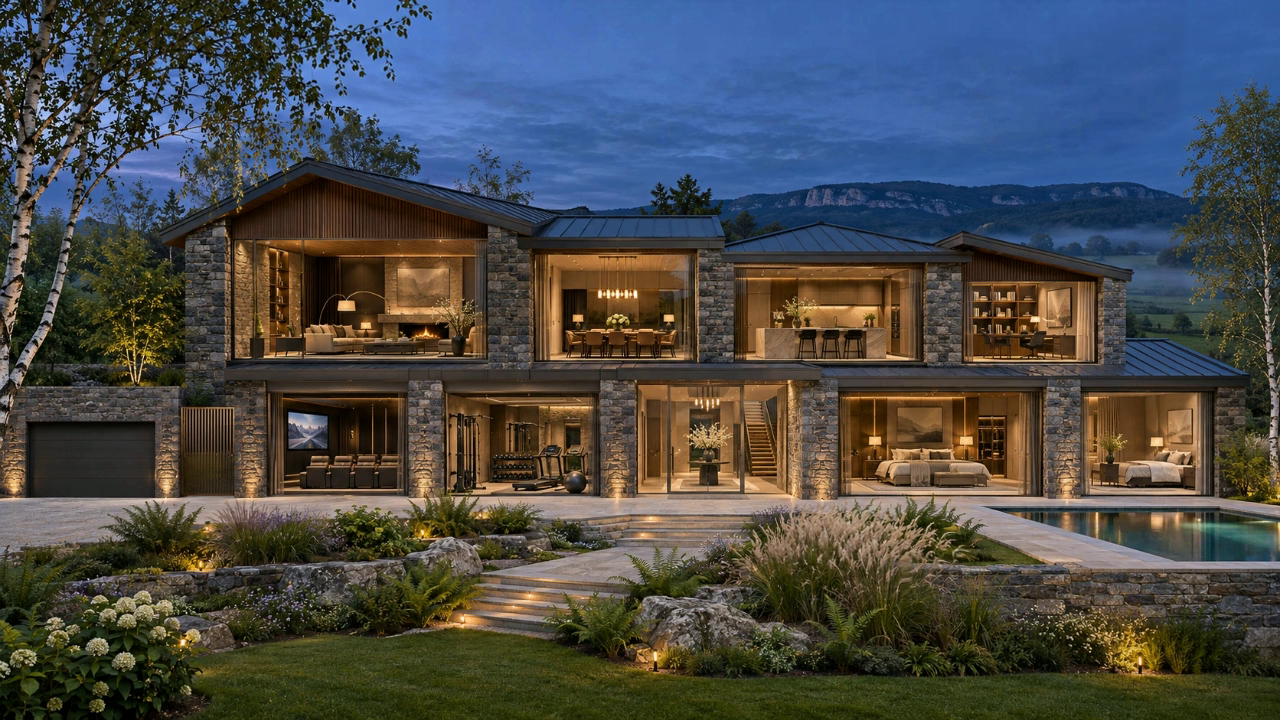
#> input picture frame 0 of apps/showcase/public/showcases/villa-stark/assets/video/landscape-exterior-loop-v4.mp4, 1280 x 720 px
$ python check-motion.py
#> lines starting #> are read from the running program, lines starting #| are printed output that depends on the picture; after the words box and inside, x2 and y2 are one past the last pixel; in counts of white or black regions, pixels touching at a corner belong together
from pathlib import Path
import cv2,numpy as np,json
ROOT=Path.cwd();D=ROOT/'docs/verification/2026-11-28-exterieur-fixe'
ROIS={'left_trunk':[13,420,22,80],'right_trunk':[1635,340,18,100],'rock_main':[552,726,42,30],'rock_right':[900,805,65,35],'rock_left':[125,806,40,24],'lower_steps':[646,773,85,35],'upper_steps':[805,672,80,22],'roof':[810,294,55,15],'fern_left':[487,779,43,30],'fern_right':[843,741,67,28],'tree_leaves':[250,15,80,45],'grass':[1050,680,85,70],'above_roof_leaves':[650,237,35,25]}
MOVING=['fern_left','fern_right','tree_leaves','grass','above_roof_leaves']
cv2.setNumThreads(2)
c=cv2.VideoCapture(str(ROOT/'public/showcases/villa-stark/assets/video/landscape-exterior-loop-v4.mp4'));frames=[]
for n in [0,48,96,144,192,240,288,336]:
 c.set(cv2.CAP_PROP_POS_FRAMES,n);ok,f=c.read()
 if not ok:raise RuntimeError('Incomplete video')
 frames.append(cv2.cvtColor(f,cv2.COLOR_BGR2GRAY))
#> this loop made 8 passes
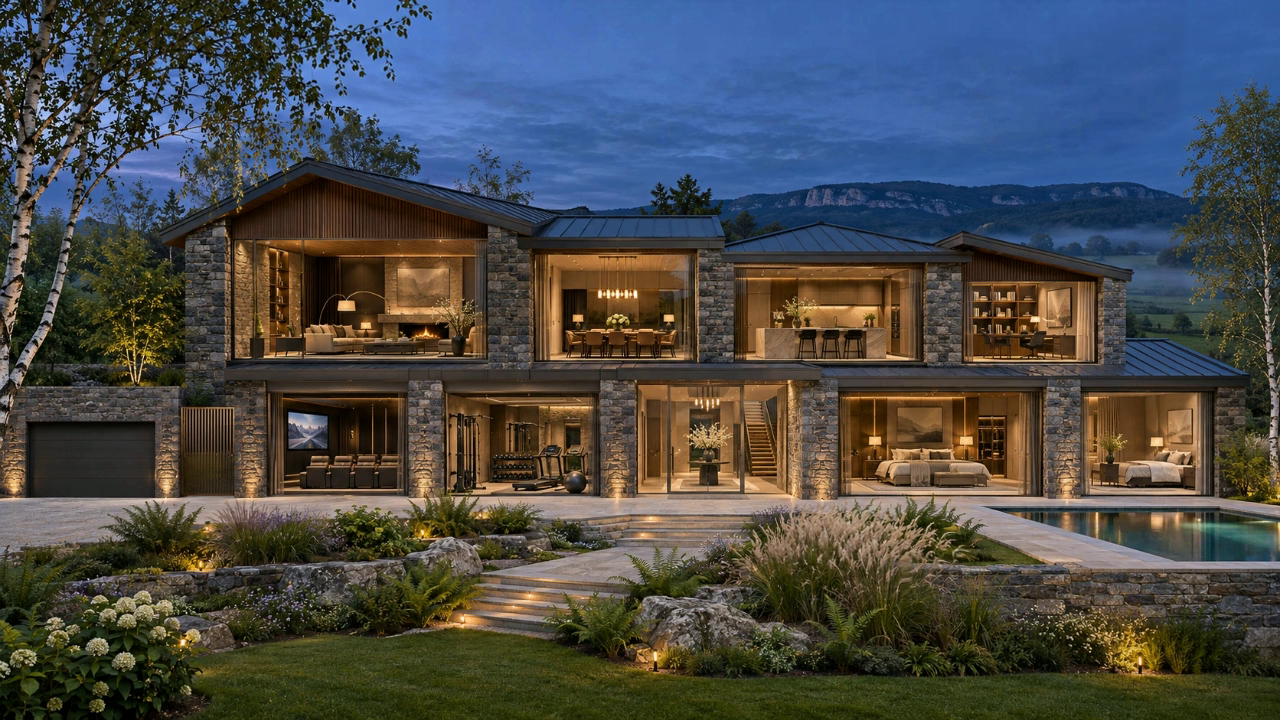
#> input picture frame 0 of apps/showcase/public/showcases/villa-stark/assets/video/landscape-exterior-loop-v4.mp4, 1280 x 720 px
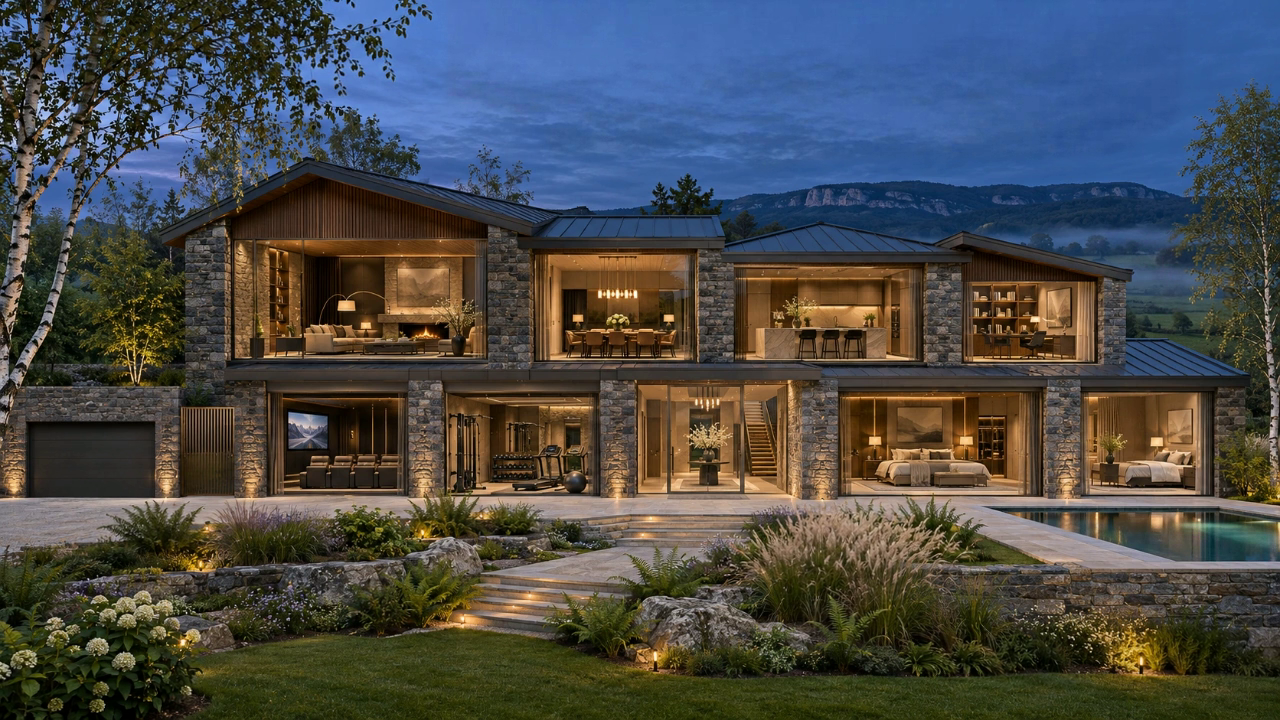
#> input picture frame 48 of apps/showcase/public/showcases/villa-stark/assets/video/landscape-exterior-loop-v4.mp4, 1280 x 720 px
#> after the loop:
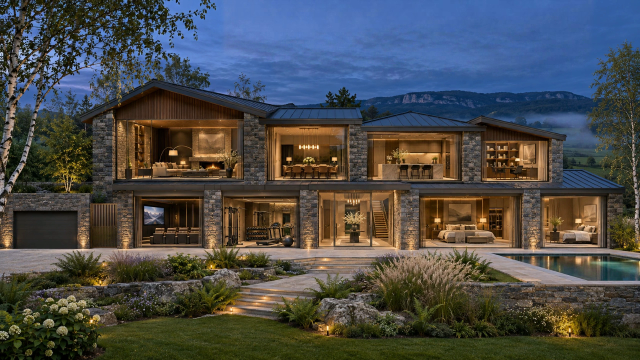
#> f: shape (720, 1280, 3) (shown at 1/2 size); mean B, G, R 75.6, 75.8, 74.4
#> after the loop, frames = 8 items
c.release();h,w=frames[0].shape;result={}
for name,(x,y,rw,rh) in ROIS.items():
 mask=np.zeros((h,w),np.uint8);xx=int(x*w/1672);yy=int(y*h/941);ww=max(2,int(rw*w/1672));hh=max(2,int(rh*h/941));mask[yy:yy+hh,xx:xx+ww]=255
 pts=cv2.goodFeaturesToTrack(frames[0],maxCorners=40,qualityLevel=.015,minDistance=2,mask=mask);distances=[]
 if pts is not None:
  for f in frames[1:]:
   q,status,err=cv2.calcOpticalFlowPyrLK(frames[0],f,pts,None,winSize=(15,15),maxLevel=2);good=status[:,0]==1;distances.extend(np.linalg.norm(q[good]-pts[good],axis=2).flatten().tolist())
 result[name]={'roiPhoto':[x,y,rw,rh],'p90':round(float(np.percentile(distances,90)),3) if distances else None,'samples':len(distances)}
 print(name,result[name],flush=True)
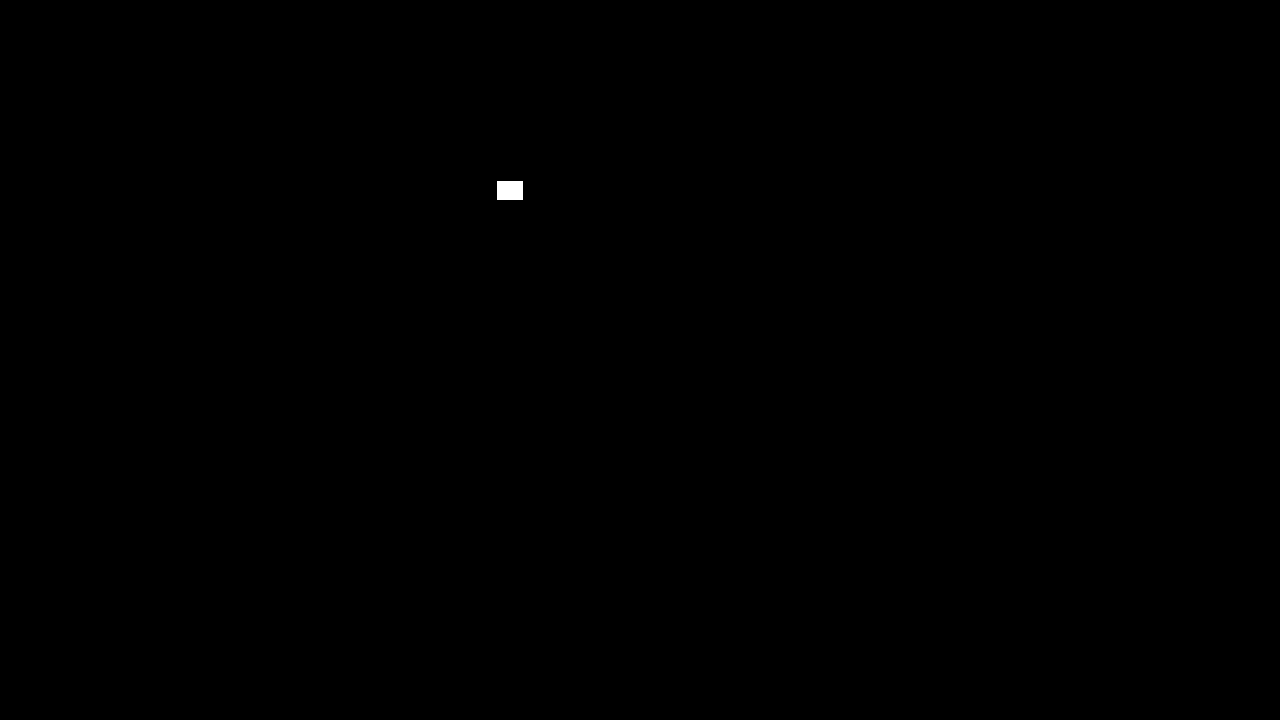
#> mask: shape (720, 1280); 0.05% white; 1 white region, box (x1, y1, x2, y2) and area: (497, 181, 523, 200) 494
#> after the loop, result = 13 items
(D/'motion-v4.json').write_text(json.dumps(result,indent=2))
fail=[(k,v['p90']) for k,v in result.items() if k not in MOVING and (v['p90'] is None or v['p90']>.5)]
#> fail = []
fail += [(k,v['p90']) for k,v in result.items() if k in MOVING and (v['p90'] is None or v['p90']<(1.0 if k=='above_roof_leaves' else 1.5))]
print('FAILURES',fail)
#| FAILURES []
if fail:raise SystemExit(1)

$ run again, starting later in the video
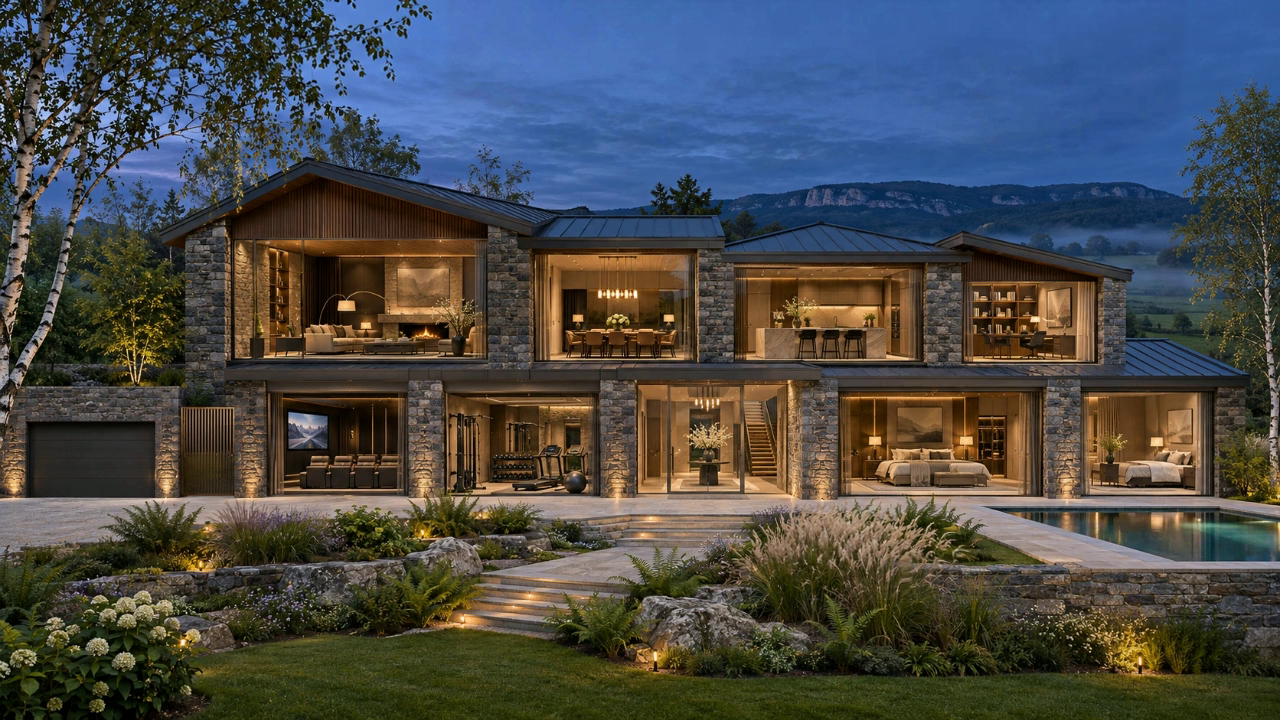
#> input picture frame 0 of apps/showcase/public/showcases/villa-stark/assets/video/landscape-exterior-loop-v4.mp4, 1280 x 720 px
#> the loop `for n in [0,48,96,144,192,240,288,336]:` made 8 passes
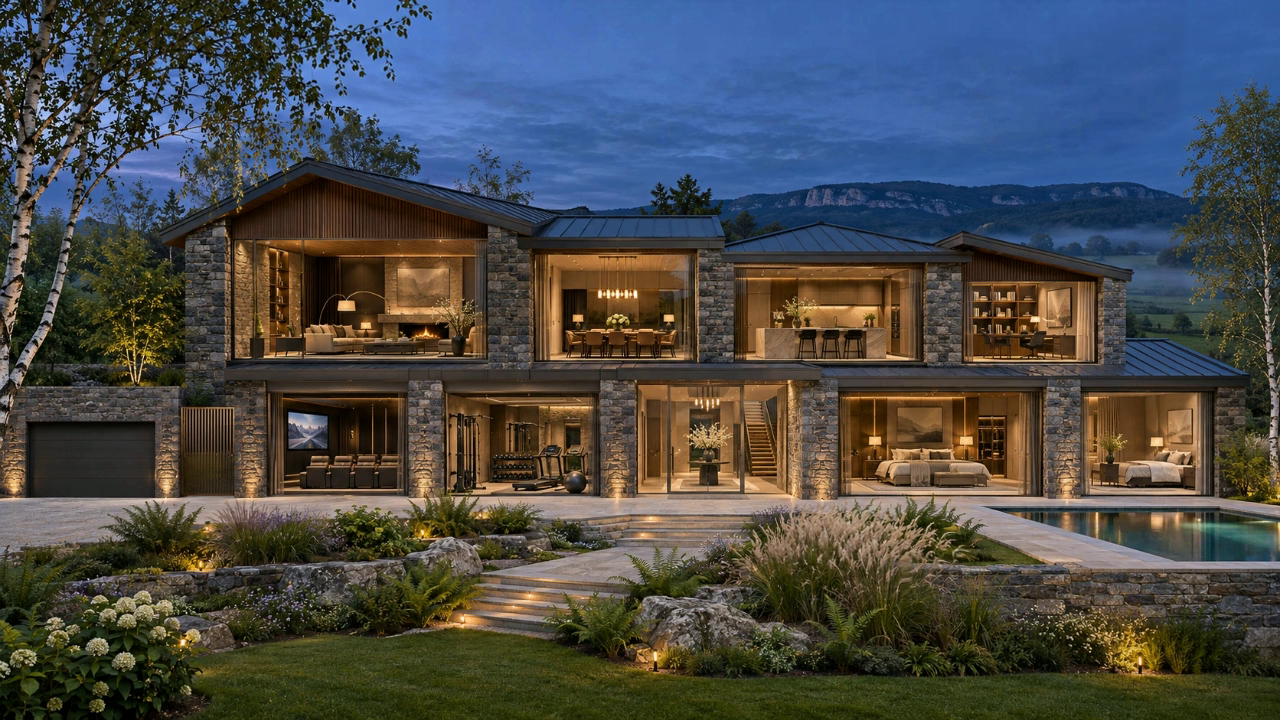
#> input picture frame 0 of apps/showcase/public/showcases/villa-stark/assets/video/landscape-exterior-loop-v4.mp4, 1280 x 720 px
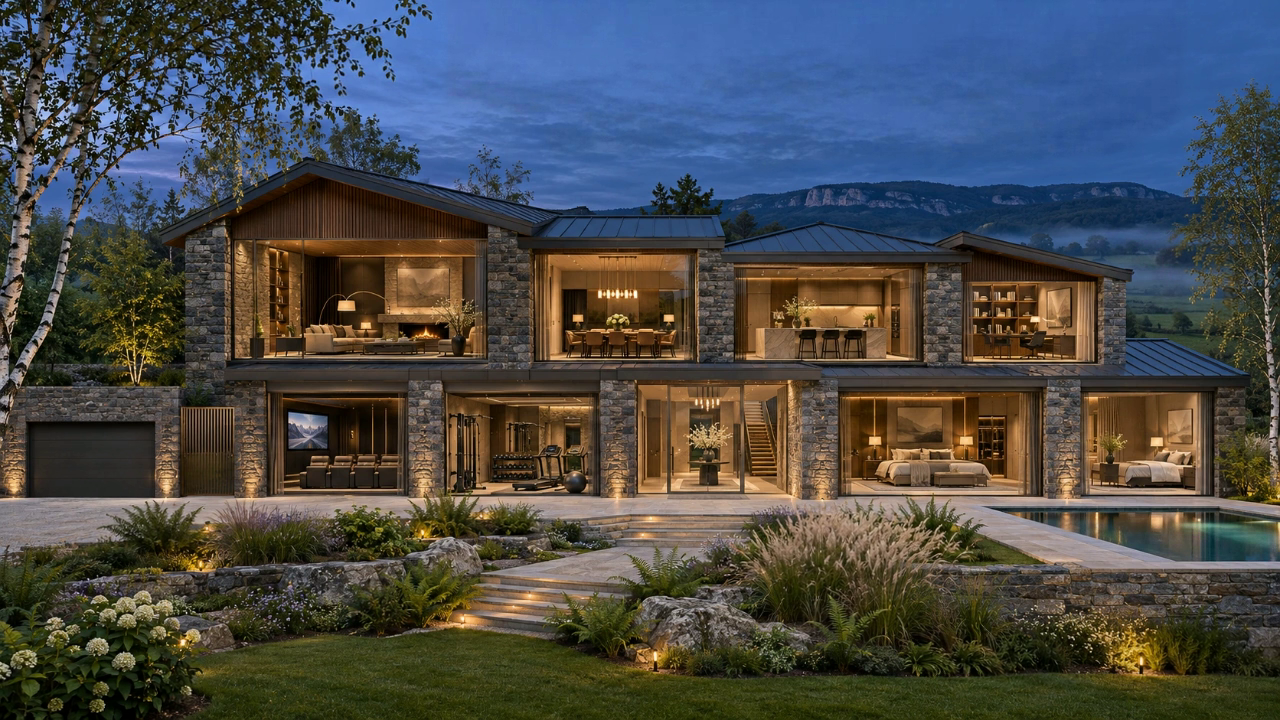
#> input picture frame 48 of apps/showcase/public/showcases/villa-stark/assets/video/landscape-exterior-loop-v4.mp4, 1280 x 720 px
#> after the loop `for n in [0,48,96,144,192,240,288,336]:`: frames = 8 items
#> after the loop `for name,(x,y,rw,rh) in ROIS.items():`: result = 13 items
#> fail = []
#| FAILURES []

$ run again, starting later in the video
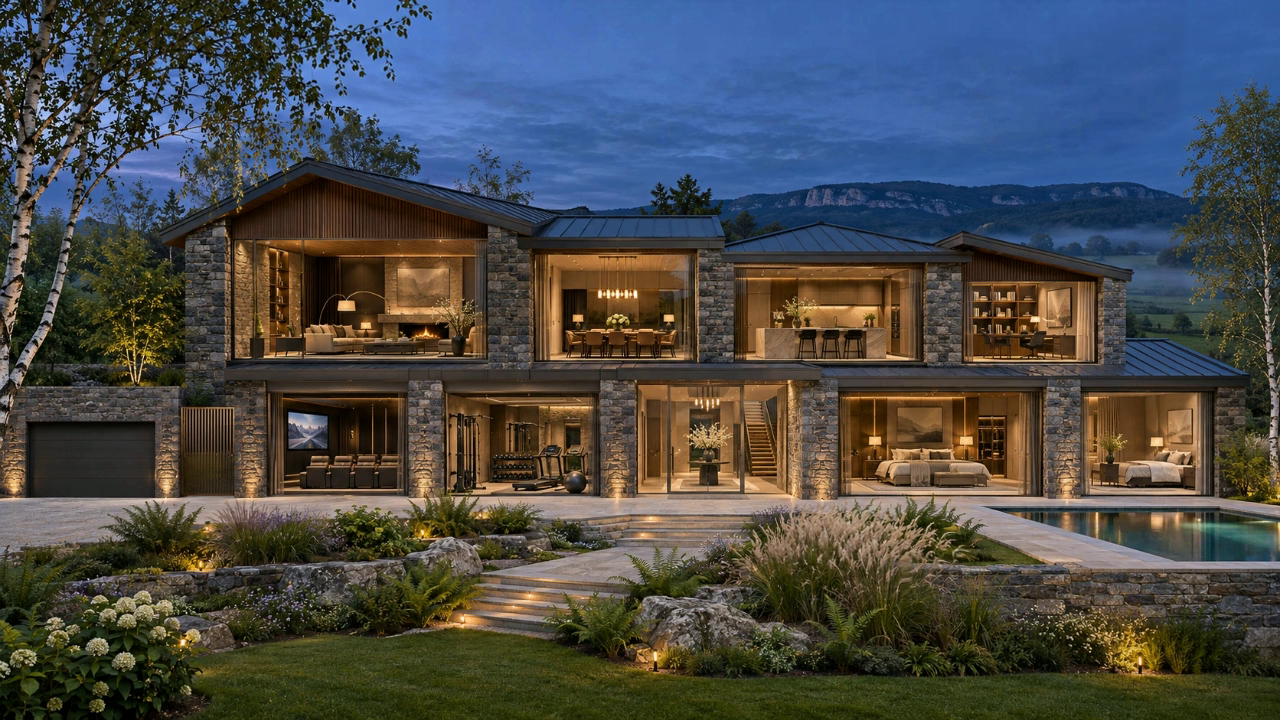
#> input picture frame 0 of apps/showcase/public/showcases/villa-stark/assets/video/landscape-exterior-loop-v4.mp4, 1280 x 720 px
#> the loop `for n in [0,48,96,144,192,240,288,336]:` made 8 passes
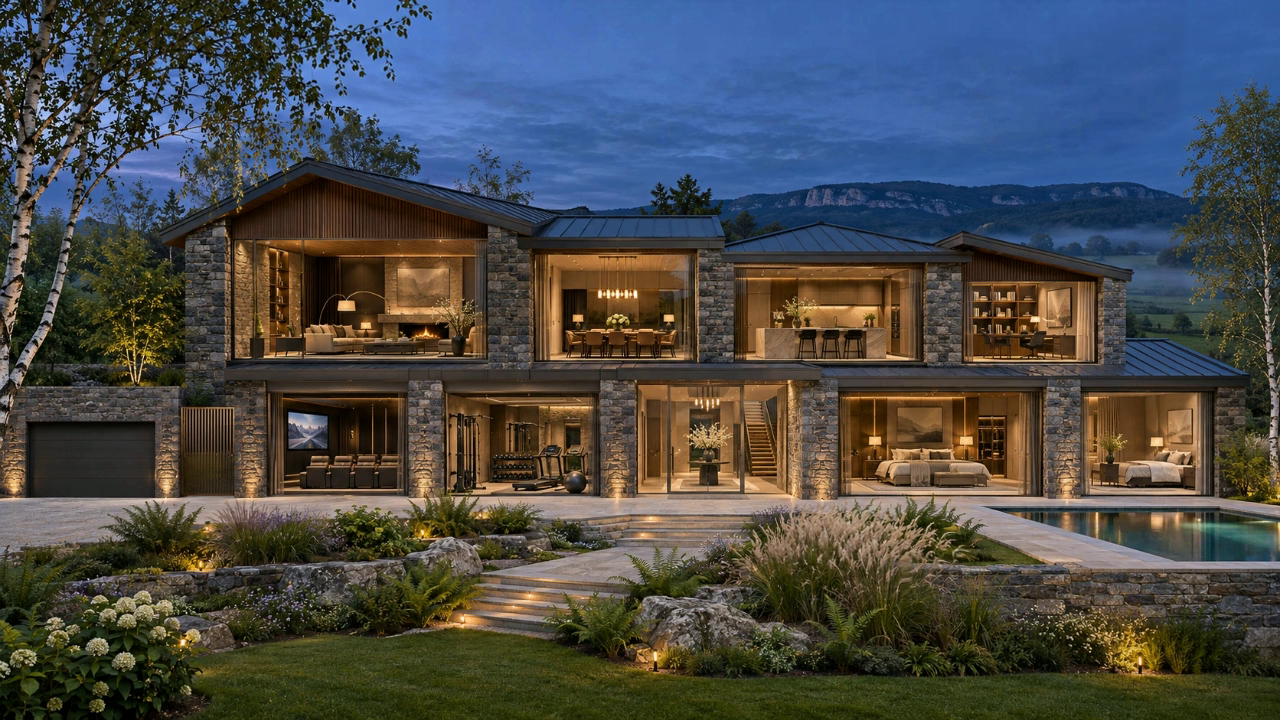
#> input picture frame 0 of apps/showcase/public/showcases/villa-stark/assets/video/landscape-exterior-loop-v4.mp4, 1280 x 720 px
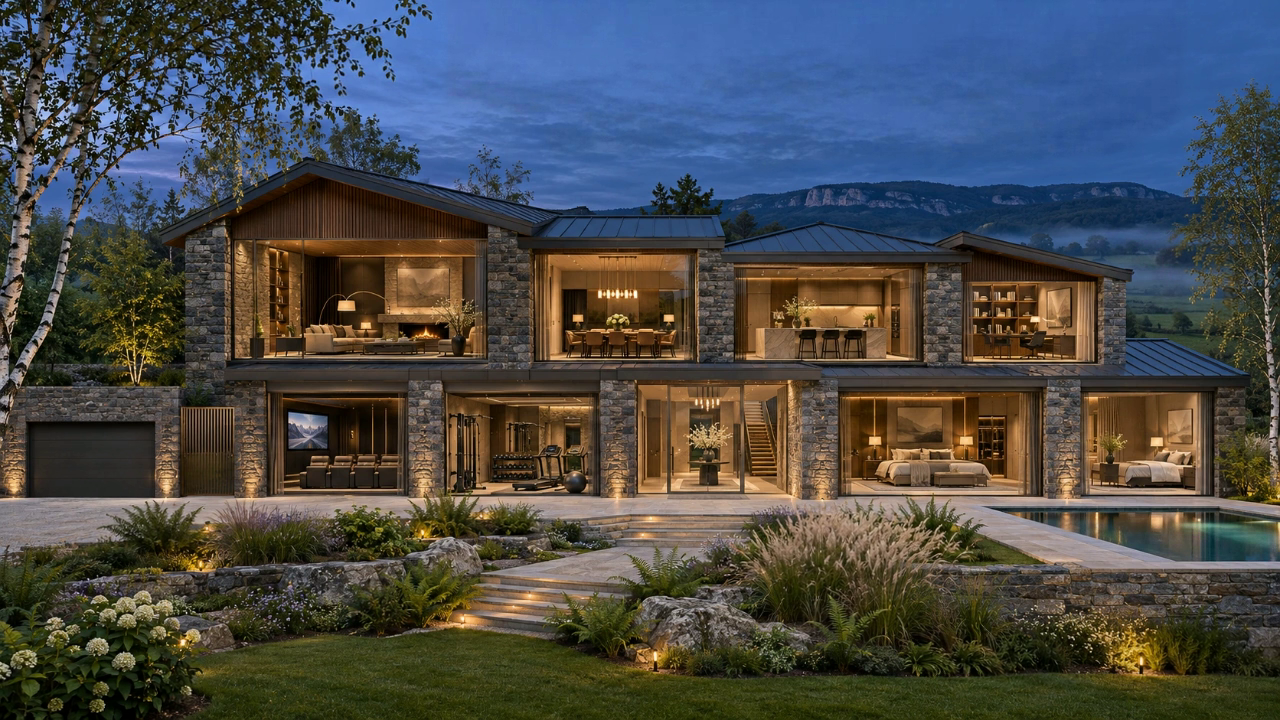
#> input picture frame 48 of apps/showcase/public/showcases/villa-stark/assets/video/landscape-exterior-loop-v4.mp4, 1280 x 720 px
#> after the loop `for n in [0,48,96,144,192,240,288,336]:`: frames = 8 items
#> after the loop `for name,(x,y,rw,rh) in ROIS.items():`: result = 13 items
#> fail = []
#| FAILURES []
